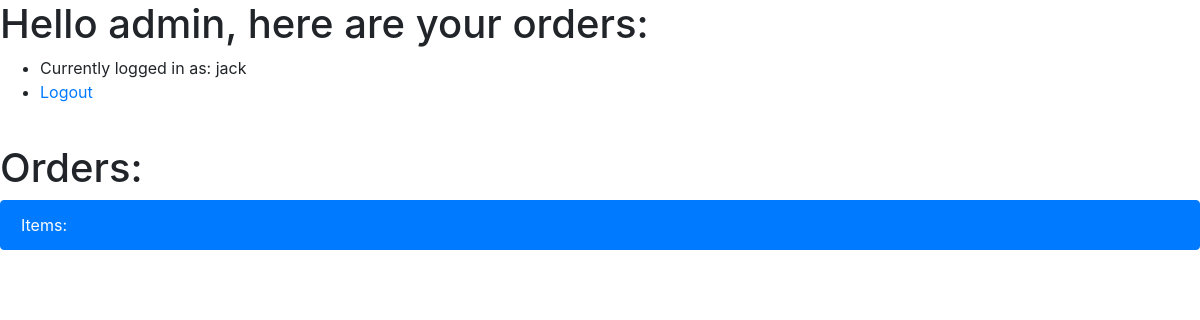
Page / (signed in) on the earlier database version.
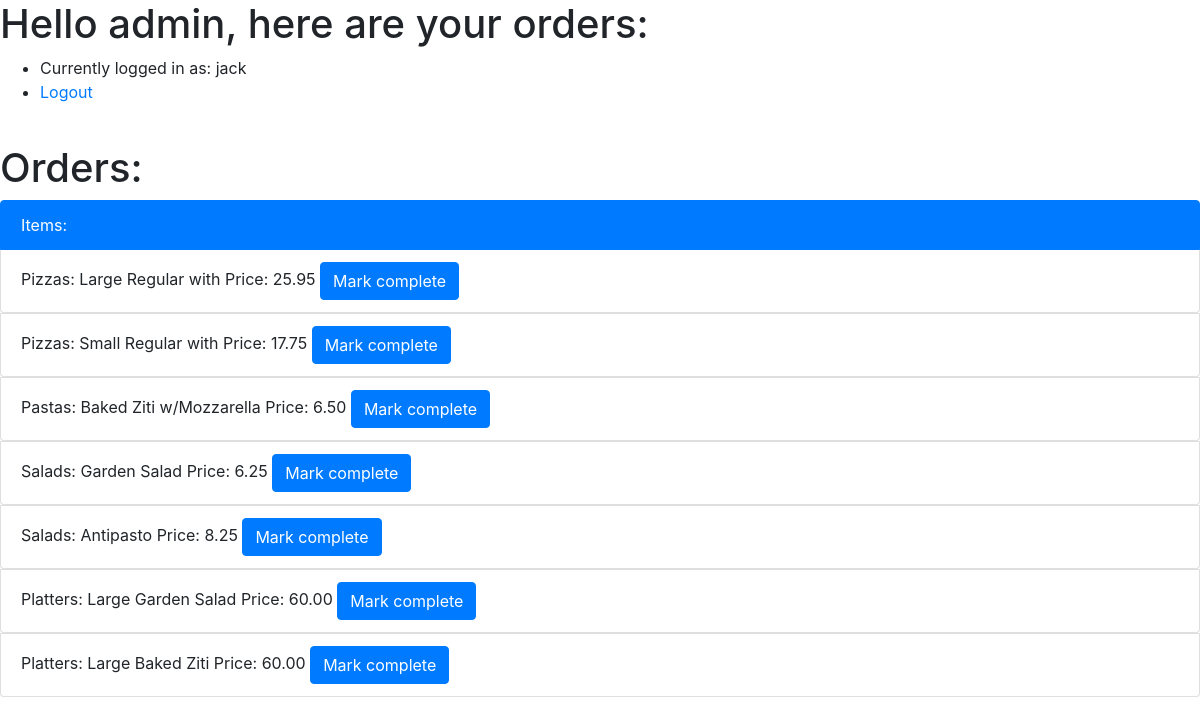
Same page on the later database version.
### orders/models.py (models this page shows)
class PizzaOrder(models.Model):
    foodsize = models.ForeignKey(
        FoodSize, on_delete=models.CASCADE, related_name='pizza')
    toppings = models.ManyToManyField(
        PizzaTopping, blank=True, related_name='pizza')
    pizza_type = models.ForeignKey(
        PizzaType,  on_delete=models.CASCADE, related_name='pizza')
    user = models.CharField(max_length=65)
    status = models.CharField(max_length=20, choices=[
        ('Draft', 'Draft'),
        ('Ordered', 'Ordered'),
        ('Complete', 'Complete')
        ])
    reg_pizza_type = models.CharField(max_length=65)
    @property
    def get_price(self):
        topping_count = self.toppings.count()
        if topping_count > 3:
            raise ValidationError("You can't select more than three toppings")
        if topping_count == 0:
            if self.foodsize.size == 'Small':
                price = Price.objects.get(
                    menu_item=f'{self.pizza_type} Pizza {self.reg_pizza_type}', food_type='Pizza').small
            elif self.foodsize.size == 'Large':
                price = Price.objects.get(
                    menu_item=f'{self.pizza_type} Pizza {self.reg_pizza_type}', food_type='Pizza').large
        elif self.foodsize.size == 'Small':
            price = Price.objects.get(
                menu_item=f'{self.pizza_type} Pizza {topping_count} Topping', food_type='Pizza').small
        elif self.foodsize.size == 'Large':
            price = Price.objects.get(
                menu_item=f'{self.pizza_type} Pizza {topping_count} Topping', food_type='Pizza').large
        else:
            price = 'none'
        return price
    def __str__(self):
        toppings = ", ".join(str(seg) for seg in self.toppings.all())
        return f'{self.foodsize} {self.pizza_type} with {toppings} Price: {self.get_price}'

class FoodSize(models.Model):
    size = models.CharField(max_length=65)
    def __str__(self):
        return f'{self.size}'

class PizzaType(models.Model):
    name = models.CharField(max_length=64)
    def __str__(self):
        return f'{self.name}'

class Price(models.Model):
    menu_item = models.CharField(max_length=65)
    food_type = models.CharField(max_length=65, choices=[
        ('Pizza', 'Pizza'),
        ('Pasta', 'Pasta'),
        ('Salad', 'Salad'),
        ('Platter', 'Platter'),
        ('Sub', 'Sub'),
        ('Topping', 'Topping')
    ])
    small = models.DecimalField(max_digits=10, decimal_places=2)
    large = models.DecimalField(max_digits=10, decimal_places=2)
    def __str__(self):
        return f'{self.menu_item}'

class PastaOrder(models.Model):
    pasta_type = models.ForeignKey(
        PastaType, on_delete=models.CASCADE, related_name='pasta')
    user = models.CharField(max_length=65)
    status = models.CharField(max_length=20, choices=[
        ('Draft', 'Draft'),
        ('Ordered', 'Ordered'),
        ('Complete', 'Complete')
        ])
    @property
    def get_price(self):
        price = Price.objects.get(
            menu_item=self.pasta_type, food_type='Pasta').small
        return price
    def __str__(self):
        return f'{self.pasta_type} Price: {self.get_price}'

class PastaType(models.Model):
    name = models.CharField(max_length=64)
    def __str__(self):
        return f'{self.name}'

class SaladOrder(models.Model):
    salad_type = models.ForeignKey(
        SaladType, on_delete=models.CASCADE, related_name='salad')
    user = models.CharField(max_length=65)
    status = models.CharField(max_length=20, choices=[
        ('Draft', 'Draft'),
        ('Ordered', 'Ordered'),
        ('Complete', 'Complete')
        ])
    @property
    def get_price(self):
        price = Price.objects.get(
            menu_item=self.salad_type, food_type='Salad').small
        return price
    def __str__(self):
        return f'{self.salad_type} Price: {self.get_price}'

class SaladType(models.Model):
    name = models.CharField(max_length=64)
    def __str__(self):
        return f'{self.name}'

class PlatterOrder(models.Model):
    platter_type = models.ForeignKey(
        PlatterType, on_delete=models.CASCADE, related_name='sub')
    foodsize = models.ForeignKey(
        FoodSize, on_delete=models.CASCADE, related_name='platter')
    user = models.CharField(max_length=65)
    status = models.CharField(max_length=20, choices=[
        ('Draft', 'Draft'),
        ('Ordered', 'Ordered'),
        ('Complete', 'Complete')
        ])
    @property
    def get_price(self):
        print(self.foodsize.size)
        if self.foodsize.size == 'Small':
            price = Price.objects.get(
                menu_item=self.platter_type, food_type='Platter').small
        elif self.foodsize.size == 'Large':
            price = Price.objects.get(
                menu_item=self.platter_type, food_type='Platter').large
        else:
            price = 'none'
        return price
    def __str__(self):
        return f'{self.foodsize} {self.platter_type} Price: {self.get_price}'

class PlatterType(models.Model):
    name = models.CharField(max_length=64)
    def __str__(self):
        return f'{self.name}'

### orders/views.py (the view, shortened to what this page needs)
# urls.py: path("", views.index, name="index"),
def index(request):
    if not request.user.is_authenticated:
        return render(request, "orders/fancy_login.html", {"message": None})
    basket_data = {
        'Pizzas': list(PizzaOrder.objects.filter(user=request.user.username, status='Draft')),
        'Subs': list(SubOrder.objects.filter(user=request.user.username, status='Draft')),
        'Pastas': list(PastaOrder.objects.filter(user=request.user.username, status='Draft')),
        'Salads': list(SaladOrder.objects.filter(user=request.user.username, status='Draft')),
        'Platters': list(PlatterOrder.objects.filter(user=request.user.username, status='Draft'))
    }
    checkout_data = {
        'Pizzas': [(i.id, i) for i in PizzaOrder.objects.filter(status='Ordered')],
        'Subs': [(i.id, i) for i in SubOrder.objects.filter(status='Ordered')],
        'Pastas': [(i.id, i) for i in PastaOrder.objects.filter(status='Ordered')],
        'Salads': [(i.id, i) for i in SaladOrder.objects.filter(status='Ordered')],
        'Platters': [(i.id, i) for i in PlatterOrder.objects.filter(status='Ordered')]
    }
    context = {
        "user": request.user,
        "basket": basket_data,
        "checkout": checkout_data,
        "menu": {
            'Pizzas': [str(i) for i in Price.objects.all() if i.food_type == 'Pizza'],
            'Pastas': [str(i) for i in Price.objects.all() if i.food_type == 'Pasta'],
            'Salads': [str(i) for i in Price.objects.all() if i.food_type == 'Salad'],
            'Platters': [str(i) for i in Price.objects.all() if i.food_type == 'Platter'],
            'Subs': [str(i) for i in Price.objects.all() if i.food_type == 'Sub'],
        },
        "pizza_toppings": PizzaTopping.objects.all(),
        "sub_toppings": SubTopping.objects.all(),
    }
    if User.objects.get(username=request.user).is_staff:
        return render(request, "orders/admin.html", context)
    return render(request, "orders/user.html", context)

### orders/templates/orders/admin.html (shortened to what this page needs)
{% extends 'orders/base.html' %}
{% load static %}
{% block content %}
<h1>Hello admin, {{ user.first_name }} here are your orders:</h1>
<ul>
    <li>Currently logged in as: {{ user.username }}</li>
    <li><a href="{% url 'logout' %}">Logout</a></li>
</ul>
<br>
<h1>Orders:</h1>
            <ul class="list-group">
                <li class="list-group-item active">Items:</li>
                {% for key, items in checkout.items  %}
                    {% for id, item in items %}
                    <form method="post" action="{% url 'checkout' %}">
                    <li class="list-group-item">{{key}}: {{item}}
                        <button type="submit" name="admin_form" class="btn btn-primary">Mark complete</button>
                        </li>
                    </form>
                  {% endfor %}
                {% endfor %}
              </ul>
{% endblock %}

Differences in the rows shown:
added PizzaOrder: key "Pizzas", id+foodsize+pizza_type "Large Regular with Price: 25.95"
added PizzaOrder: key "Pizzas", id+foodsize+pizza_type "Small Regular with Price: 17.75"
now on this page (row edited): PastaOrder: key "Pastas", pasta_type.small "Baked Ziti w/Mozzarella Price: 6.50"
now on this page (row edited): SaladOrder: key "Salads", salad_type.small "Garden Salad Price: 6.25"
now on this page (row edited): SaladOrder: key "Salads", salad_type.small "Antipasto Price: 8.25"
now on this page (row edited): PlatterOrder: key "Platters", foodsize+platter_type "Large Garden Salad Price: 60.00"
now on this page (row edited): PlatterOrder: key "Platters", foodsize+platter_type "Large Baked Ziti Price: 60.00"
